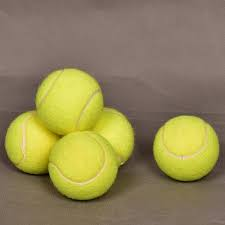
//> input picture modul-2/asset/foto2.jpeg, 225 x 225 px
$ ./tugas-2   (built with g++ and OpenCV 4)
//> lines starting //> are read from the running program, lines starting //| are printed output that depends on the picture; after the words box and inside, x2 and y2 are one past the last pixel; in counts of white or black regions, pixels touching at a corner belong together
#include <iostream>
#include <opencv2/opencv.hpp>

using namespace cv;
using namespace std;

Mat inputImage, outputImage;

int main()
{
    inputImage = imread("../asset/foto2.jpeg");
//> inputImage is the input picture: 225 rows x 225 cols, CV_8UC3; mean B, G, R 87.3, 133, 144.9

    if (inputImage.empty())
    {
        cout << "Could not open or find the image." << endl;
        return -1;
    }

    inputImage.copyTo(outputImage);

    Mat gray;
    cvtColor(inputImage, gray, COLOR_BGR2GRAY);
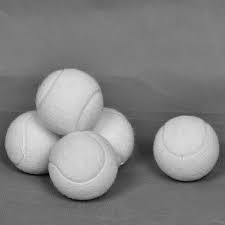
//> gray: 225 rows x 225 cols, CV_8UC1; min 4, max 228, mean 131.2

    medianBlur(gray, gray, 3);

    vector<Vec3f> circles;
    // HoughCircles(gray, circles, HOUGH_GRADIENT, 1, 2, 300, 100, 15, 100);
    HoughCircles(gray, circles, HOUGH_GRADIENT_ALT, 1.5, 2, 100, 0.9, 1, 100);
//> circles = 5 circles (x, y, radius): [186, 147, 32.18], [79.5, 154.5, 23.23], [34.5, 139.5, 30.55], [70.5, 103.5, 34.64], [105, 133.5, 28.73]

    cout << circles.size() << endl;
//| 5
    for (int i = 0; i < circles.size(); i++)
    {
        cout << circles[i] << endl;
    }
//> this loop made 5 passes
//| [186, 147, 32.1791]
//| [79.5, 154.5, 23.2289]
//| [34.5, 139.5, 30.554]
//| [70.5, 103.5, 34.6414]
//| [105, 133.5, 28.7295]

    for (int i = 0; i < circles.size(); i++)
    {
        int x = cvRound(circles[i][0]);
        int y = cvRound(circles[i][1]);
        int radius = cvRound(circles[i][2]);

        circle(outputImage, Point(x, y), 1, Scalar(200, 0, 50), 1, LINE_4);
        circle(outputImage, Point(x, y), radius, Scalar(0, 0, 200), 2, LINE_4);
    }
//> this loop made 5 passes
//> (x, y, radius) on passes 1 to 5: (186, 147, 32), (80, 154, 23), (34, 140, 31), (70, 104, 35), (105, 134, 29)
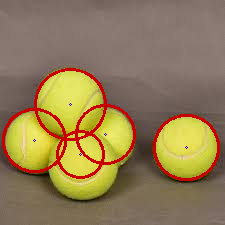
//> outputImage: 225 rows x 225 cols, CV_8UC3; 5.42% of pixels changed, all inside (x1, y1, x2, y2) = (2, 68, 220, 181)

    string textGambar = "Jumlah Bola = " + to_string(circles.size());
//> textGambar = "Jumlah Bola = 5"
    putText(outputImage, textGambar, Point(10, 30), FONT_HERSHEY_COMPLEX, 0.6, Scalar(0, 0, 200), 2);
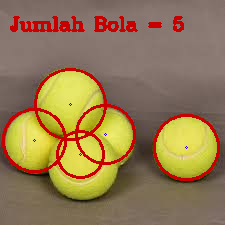
//> outputImage: 225 rows x 225 cols, CV_8UC3; 2.42% of pixels changed, all inside (x1, y1, x2, y2) = (10, 16, 184, 32)

    imshow("Gray", gray);
    imshow("Output Image", outputImage);

    waitKey(0);
    return 0;
}

$ run again, with modul-2/asset/foto1.jpg copied over modul-2/asset/foto2.jpeg
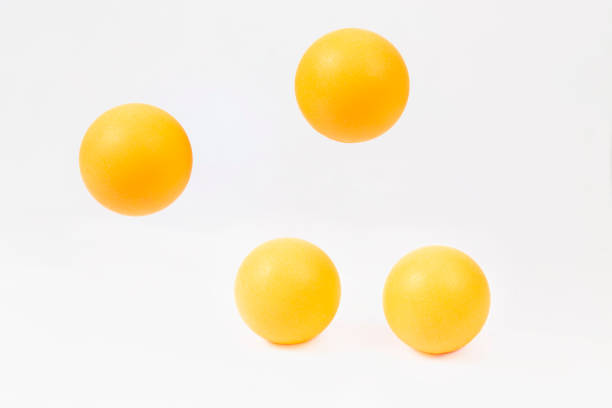
//> input picture modul-2/asset/foto1.jpg, 612 x 408 px
//> inputImage is the input picture: 408 rows x 612 cols, CV_8UC3; mean B, G, R 214.9, 236.7, 245.8
//> circles = 4 circles (x, y, radius): [288, 291, 53.2], [435, 300, 54.2], [349.5, 85.5, 57.45], [135, 160.5, 56.65]
//| 4
//> the loop `for (int i = 0; i < circles.size(); i++)` made 4 passes
//| [288, 291, 53.1951]
//| [435, 300, 54.2003]
//| [349.5, 85.5, 57.4528]
//| [135, 160.5, 56.65]
//> the loop `for (int i = 0; i < circles.size(); i++)` made 4 passes
//> (x, y, radius) on passes 1 to 4: (288, 291, 53), (435, 300, 54), (350, 86, 57), (135, 160, 57)
//> after the loop `for (int i = 0; i < circles.size(); i++)`:
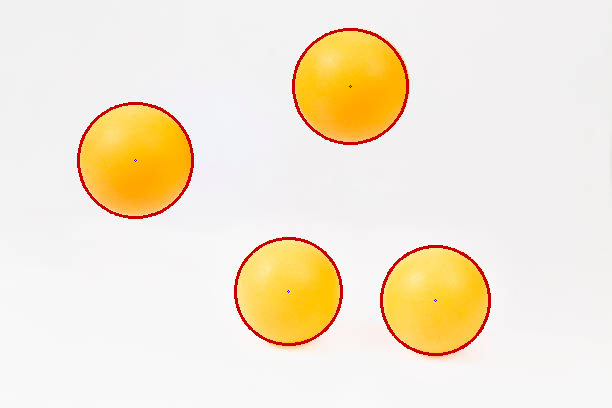
//> outputImage: 408 rows x 612 cols, CV_8UC3; 1.66% of pixels changed, all inside (x1, y1, x2, y2) = (77, 28, 491, 356)
//> textGambar = "Jumlah Bola = 4"
//> `putText(outputImage, textGambar, Point(10, 30), FONT_HERSHEY_COMPLEX, ..`:
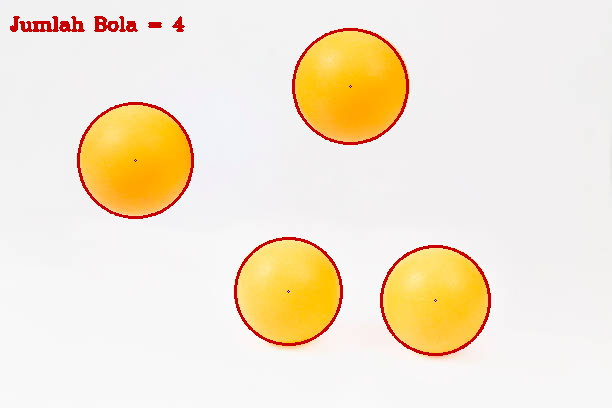
//> outputImage: 408 rows x 612 cols, CV_8UC3; 0.48% of pixels changed, all inside (x1, y1, x2, y2) = (10, 16, 185, 32)
